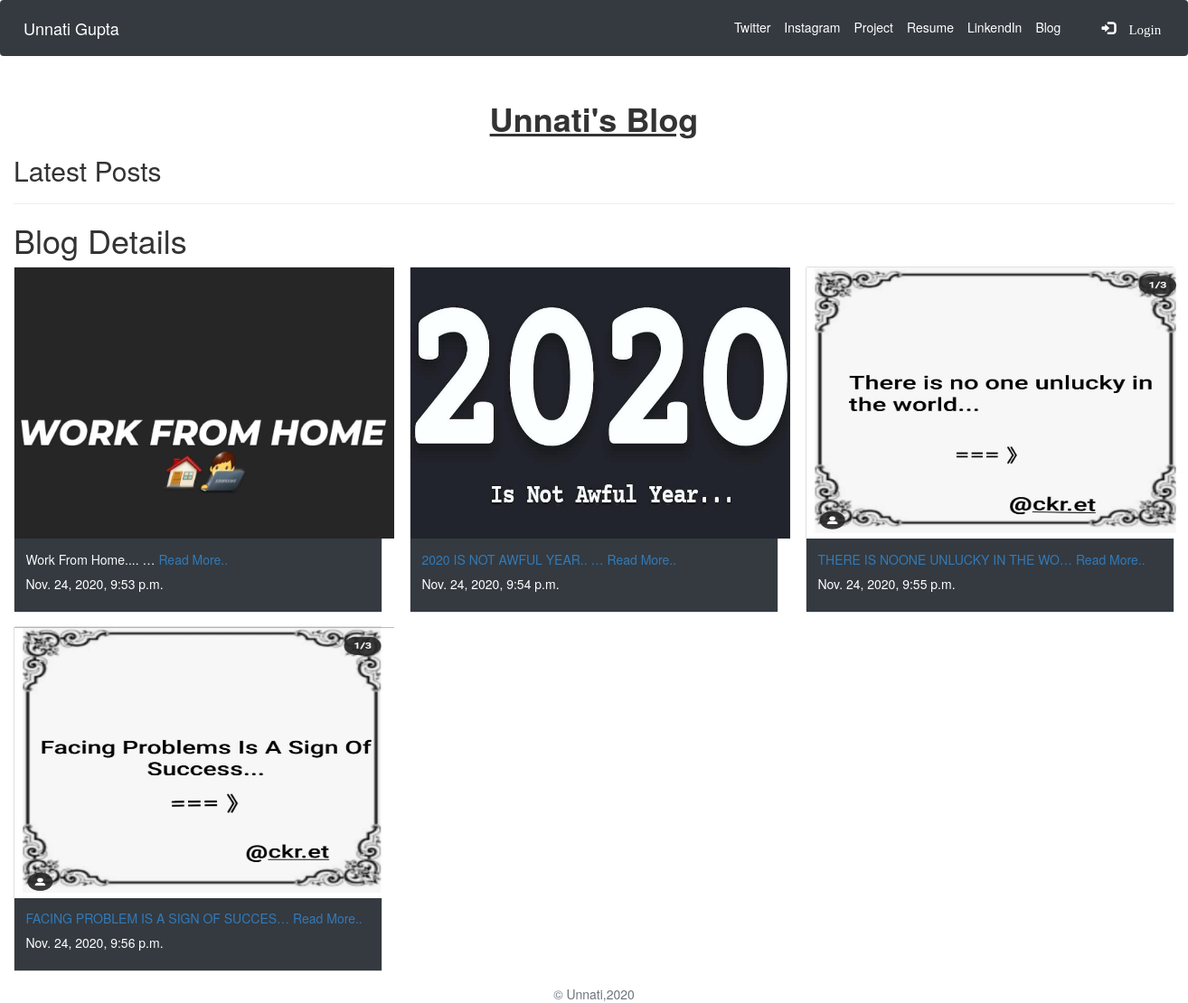
Screenshot of /blog/ with the database file from the repository.
### blog/models.py (models this page shows, shortened)
class Blog(models.Model):
    title = models.CharField(max_length=255)
    post_time = models.DateTimeField(auto_now_add=True)
    image = models.ImageField(upload_to='images/')
    body = models.TextField()
    def summary(self):
        return self.body[:100]

### blog/views.py (the view)
# urls.py: path('blog/', views.BlogListView.as_view(), name='blog_list_view'),
class BlogListView(ListView):
    model=Blog
    context_object_name = 'blogs'
    template_name ='blog/allblogs.html'

### templates/blog/allblogs.html (shortened to what this page needs)
{% extends 'jobs/home.html' %}
{% load static %}
{% block body_block %}
<main role="main">
  <div class="container-fluid">
      <h1 class="text-center pt-3"style="font-weight :bold;" >
        <u>  Unnati's Blog</u>
      </h1>
      <h2> Latest Posts</h2>
      <hr/>
                <h1>Blog Details</h1>
                <div class="row" pt-3>
                  {% if blogs %}
                        {% for blog in blogs %}
                           <div class="col-md-4 ">
                           <div class="card mb-4 ">
                           <img src="{{ blog.image.url }}" width="420" height="300 "/>
                           <div class="card-body bg-dark" width="300">
                             <p class="card-text text-light">{{blog.summary|truncatechars:35}}<a href="/blogdetail/{{blog.id}}">
                               Read More..</a></p>
                             <h5 style="color:white;">{{blog.post_time}}
                             </div>
                           </div>
                           </div>
<div class="modal" tableindex="-1" role ="dialog" id = "Modalblog">
  <div class="modal-dialog">
    <div class="modal-content panel-warning">
      <div class="modal-footer">
        <a href="/deleteblog/{{blog.id}}"><button type="button" class="btn btn-danger">Delete</button>
      </div>
    </div>
  </div>
</div>
{% endfor %}
{% else %}
<h1>No Blogs</h1>
{% endif %}
</div>
</main>
{% endblock %}

### templates/jobs/home.html (shortened to what this page needs)
{% load static %}
<!doctype html>
<html lang="en" xmlns="http://www.w3.org/1999/html">
  <head>
<link rel="stylesheet" href="https://stackpath.bootstrapcdn.com/bootstrap/4.5.2/css/bootstrap.min.css"
>
        <link rel="stylesheet" href="https://maxcdn.bootstrapcdn.com/bootstrap/4.5.2/css/bootstrap.min.css">
        <link rel="stylesheet" href="https://maxcdn.bootstrapcdn.com/bootstrap/3.4.1/css/bootstrap.min.css">
  </head>
  <body>
    <header>
  <nav class="navbar navbar-expand-lg navbar-dark bg-dark">
  <a class="navbar-brand" href="/">Unnati Gupta</a>
  <div class="collapse navbar-collapse" id="navbarNavAltMarkup" >
    <div class="navbar-nav ml-auto" >
      <a class="nav-link active" href=" https://twitter.com/UnnatiG34125168" style="margin-left:500px;padding-left:140px;">Twitter</a>
      <a class="nav-link active" href=" https://www.instagram.com/___unn_ati_gupta___/" style="padding-left:10px;">Instagram</a>
             <a class="nav-link active" href="/product"style="padding-left:10px;">Project</a>
      <a class="nav-link active" href="{% static 'unnati gupta resume.pdf'%}"style="padding-left:10px;">Resume</a>
      <a class="nav-link active" href="https://www.linkedin.com/in/unnati-gupta-a62563183/"style="padding-left:10px;">LinkendIn</a>
      <a class="nav-link active" href="/blog"style="padding-left:10px;">Blog</a>
          {% if not request.user.is_authenticated %}
                <a class="nav-link active" href="/accounts/login"  style="font-size:15px;padding-left:40px;"><span class="glyphicon glyphicon-log-in">&nbsp;Login </span></a>
          {% else %}
                  <a href="">  <h4 style="color:white;margin-top: 5px;padding-left:15px;"><span class="glyphicon glyphicon-user">{{user.get_username}}</h4></li></a>
          {% endif %}
    </div>
  </div>
</nav>
</header>
                                      {% block body_block %}{% endblock %}
<footer class="text-muted">
  <div class="container text-center" >
      &copy; Unnati,{% now "Y" %}
    </div>
</footer>
  </body>
</html>

### rows the page displays
Blog: image (picture), summary "Work From Home.... …", post_time "Nov. 24, 2020, 9:53 p.m."
Blog: image (picture), summary "2020 IS NOT AWFUL YEAR.. …", post_time "Nov. 24, 2020, 9:54 p.m."
Blog: image (picture), summary "THERE IS NOONE UNLUCKY IN THE WO…", post_time "Nov. 24, 2020, 9:55 p.m."
Blog: image (picture), summary "FACING PROBLEM IS A SIGN OF SUCCES…", post_time "Nov. 24, 2020, 9:56 p.m."
